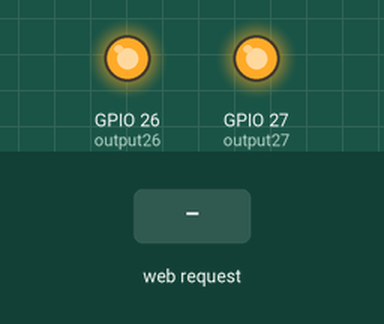
Simulated run of this program. Board: ESP32. Parts: output pins drawn as LEDs (lit = HIGH). The test bench sets the inputs (shaded band). WiFi joins after 1.5 s; servers stay silent unless stated; what the program prints to the serial monitor is not drawn.

Above: at 2.7 s.
2.8 s: HTTP request GET /26/on received
At 3.1 s:
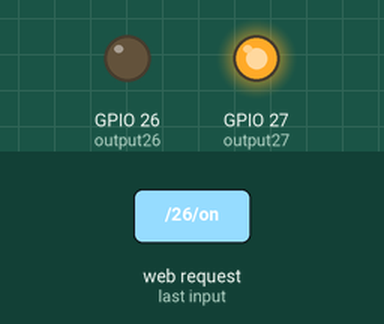
4.3 s: HTTP request GET /27/Reset received
At 4.7 s:
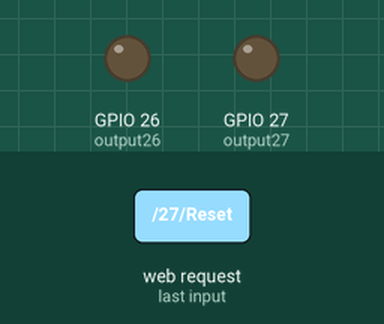
6.3 s: HTTP request GET /27/on received
At 6.9 s:
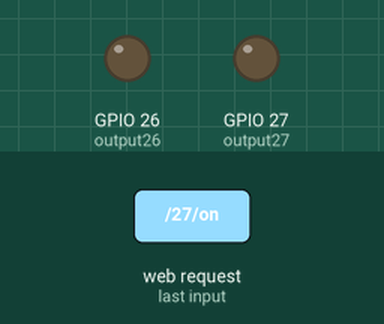
7.8 s: HTTP request GET /26/off received
At 8.1 s:
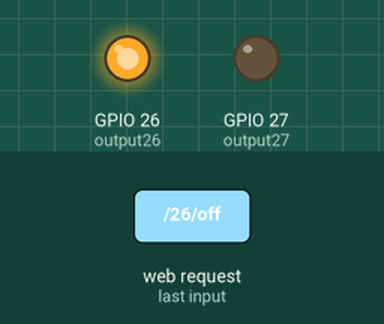
9.3 s: HTTP request GET /27/off received
At 10.4 s:
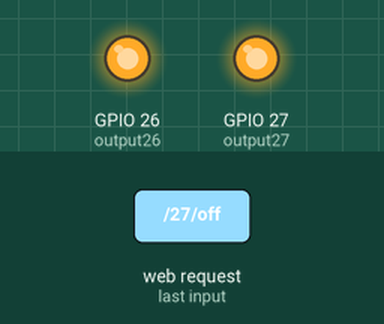
Timing chart, 0 to 11.8 s (numbered marks = the images above; inputs shaded):
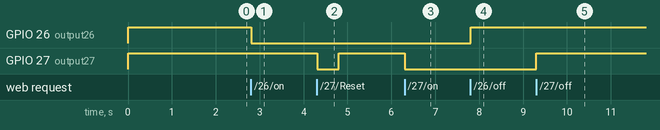

The program:

main.cpp
```cpp
// Load Wi-Fi library
#include <WiFi.h>

// Replace with your network credentials
const char* ssid = "VirtualRealitySystem";
const char* password = "guorui0905";


// Set web server port number to 80
WiFiServer server(80);

// Variable to store the HTTP request
String header;

// Auxiliar variables to store the current output state
String output26State = "off";
String output27State = "off";

String strLastAction = "";

// Assign output variables to GPIO pins
const int output26 = 26;
const int output27 = 27;

// Current time
unsigned long currentTime = millis();
// Previous time
unsigned long previousTime = 0;
// Define timeout time in milliseconds (example: 2000ms = 2s)
const long timeoutTime = 2000;

void setup() {
  Serial.begin(115200);
  // Initialize the output variables as outputs
  pinMode(output26, OUTPUT);
  pinMode(output27, OUTPUT);
  // // Set outputs to LOW - original
  // digitalWrite(output26, LOW);
  // digitalWrite(output27, LOW);

  // Set outputs to High - modified
  digitalWrite(output26, HIGH);
  digitalWrite(output27, HIGH);

  output26State = "off";
  output27State = "off";

  // Connect to Wi-Fi network with SSID and password
  Serial.print("Connecting to ");
  Serial.println(ssid);
  WiFi.begin(ssid, password);
  while (WiFi.status() != WL_CONNECTED) {
    delay(500);
    Serial.print(".");
  }
  // Print local IP address and start web server
  Serial.println("");
  Serial.println("WiFi connected.");
  Serial.println("IP address: ");
  Serial.println(WiFi.localIP());
  server.begin();
}

void loop(){
  WiFiClient client = server.available();   // Listen for incoming clients

  if (client) {                             // If a new client connects,
    currentTime = millis();
    previousTime = currentTime;
    Serial.println("New Client.");          // print a message out in the serial port
    String currentLine = "";                // make a String to hold incoming data from the client
    while (client.connected() && currentTime - previousTime <= timeoutTime) {  // loop while the client's connected
      currentTime = millis();
      if (client.available()) {             // if there's bytes to read from the client,
        char c = client.read();             // read a byte, then
        Serial.write(c);                    // print it out the serial monitor
        header += c;
        if (c == '\n') {                    // if the byte is a newline character
          // if the current line is blank, you got two newline characters in a row.
          // that's the end of the client HTTP request, so send a response:
          if (currentLine.length() == 0) {
            // HTTP headers always start with a response code (e.g. HTTP/1.1 200 OK)
            // and a content-type so the client knows what's coming, then a blank line:
            client.println("HTTP/1.1 200 OK");
            client.println("Content-type:text/html");
            client.println("Connection: close");
            client.println();

            // turns the GPIOs on and off
            if (header.indexOf("GET /26/on") >= 0) {
              Serial.println("GPIO 26 on");
              output26State = "on";
              digitalWrite(output26, LOW);
              strLastAction = "GPIO 26 on";
            } else if (header.indexOf("GET /26/off") >= 0) {
              Serial.println("GPIO 26 off");
              output26State = "off";
              digitalWrite(output26, HIGH);
              strLastAction = "GPIO 26 off";
            } else if (header.indexOf("GET /27/on") >= 0) {
              Serial.println("GPIO 27 on");
              output27State = "on";
              digitalWrite(output27, LOW);
              strLastAction = "GPIO 27 on";
            } else if (header.indexOf("GET /27/off") >= 0) {
              Serial.println("GPIO 27 off");
              output27State = "off";
              digitalWrite(output27, HIGH);
              strLastAction = "GPIO 27 off";
            } else if (header.indexOf("GET /26/ForceShutdown") >= 0) {
              digitalWrite(output26, HIGH);
              delay(1000);
              Serial.println("GPIO 26 ForceShutdown on");
              output26State = "on";
              digitalWrite(output26, LOW);
              delay(5000);
              Serial.println("GPIO 26 ForceShutdown off");
              output26State = "off";
              digitalWrite(output26, HIGH);
              strLastAction = "GPIO 26 ForceShutdown";
            } else if (header.indexOf("GET /26/PowerOn") >= 0) {
              Serial.println("GPIO 26 Power On/Off");
              output26State = "on";
              digitalWrite(output26, LOW);
              delay(500);
              output26State = "off";
              digitalWrite(output26, HIGH);
              strLastAction = "GPIO 26 Power On/Off";
            } else if (header.indexOf("GET /27/Reset") >= 0) {
              Serial.println("GPIO 27 Reset");
              output27State = "on";
              digitalWrite(output27, LOW);
              delay(500);
              output27State = "off";
              digitalWrite(output27, HIGH);
              strLastAction = "GPIO 27 Reset";
            }

            // Display the HTML web page
            client.println("<!DOCTYPE html><html>");
            client.println("<head><meta name=\"viewport\" content=\"width=device-width, initial-scale=1\">");
            client.println("<link rel=\"icon\" href=\"data:,\">");
            // CSS to style the on/off buttons
            // Feel free to change the background-color and font-size attributes to fit your preferences
            client.println("<style>html { font-family: Helvetica; display: inline-block; margin: 0px auto; text-align: center;}");
            client.println(".button { background-color: #4CAF50; border: none; color: white; padding: 16px 40px;");
            client.println("text-decoration: none; font-size: 30px; margin: 2px; cursor: pointer;}");
            client.println(".button2 {background-color: #555555;}</style></head>");
            // client.println(".buttonRed {background-color: #FF4444;}</style></head>");

            // Web Page Heading
            client.println("<body><h1>ESP32 Web Server</h1>");

            // Display last action
            client.println("<p>Action " + strLastAction + "</p>");

            // Display current state, and ON/OFF buttons for GPIO 26
            client.println("<p>GPIO 26 - State " + output26State + "</p>");
            // If the output26State is off, it displays the ON button
            if (output26State=="off") {
              client.println("<p><a href=\"/26/on\"><button class=\"button\">ON</button></a></p>");
            } else {
              client.println("<p><a href=\"/26/off\"><button class=\"button button2\">OFF</button></a></p>");
            }

            // Display current state, and ON/OFF buttons for GPIO 27
            client.println("<p>GPIO 27 - State " + output27State + "</p>");
            // If the output27State is off, it displays the ON button
            if (output27State=="off") {
              client.println("<p><a href=\"/27/on\"><button class=\"button\">ON</button></a></p>");
            } else {
              client.println("<p><a href=\"/27/off\"><button class=\"button button2\">OFF</button></a></p>");
            }

            // Display current state, and ON/OFF buttons for GPIO 26
            client.println("<p>GPIO 26 - Force Shutdown " + output26State + "</p>"); // connect for 5s, then disconnect
            // If the output26State is off, it displays the ON button

            client.println("<p><a href=\"/26/ForceShutdown\"><button class=\"button\">ForceShutdown</button></a></p>");

            client.println("<p><a href=\"/26/PowerOn\"><button class=\"button\">PowerOn</button></a></p>");

            client.println("<p><a href=\"/27/Reset\"><button class=\"button\">Reset</button></a></p>");


            client.println("</body></html>");

            // The HTTP response ends with another blank line
            client.println();
            // Break out of the while loop
            break;
          } else { // if you got a newline, then clear currentLine
            currentLine = "";
          }
        } else if (c != '\r') {  // if you got anything else but a carriage return character,
          currentLine += c;      // add it to the end of the currentLine
        }
      }
    }
    // Clear the header variable
    header = "";
    // Close the connection
    client.stop();
    Serial.println("Client disconnected.");
    Serial.println("");
  }
}
```

Measured:
- after the input at 2.8 s, GPIO 26 (output26): HIGH → LOW at once
- after the input at 4.3 s, GPIO 27 (output27): HIGH → LOW at once, → HIGH 0.50 s later
- after the input at 6.3 s, GPIO 27 (output27): HIGH → LOW at once
- after the input at 7.8 s, GPIO 26 (output26): LOW → HIGH at once
- after the input at 9.3 s, GPIO 27 (output27): LOW → HIGH at once
